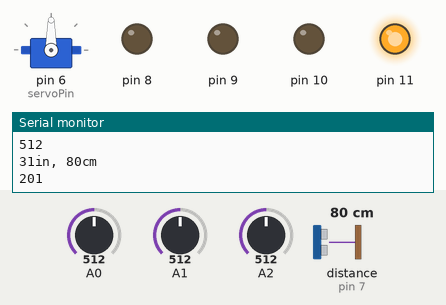
Simulated run of this sketch. Board: Arduino Uno, built with avr-gcc and run on an emulated ATmega328P. Parts: servo, output pins drawn as LEDs (lit = HIGH), the last lines printed to the serial monitor. Wiring (inferred from the names in the program): ultrasonic range finder: trigger pin 7; echo pin 7. Dashed ring = blinking. The inputs (shaded band) are chosen by the test bench; at power-on: distance to the obstacle (sensor on pin 7) 80 cm, A1 = 512, A0 = 512, A2 = 512. The echo pulse lasts 58.3 µs per cm.

Above: at 1.8 s.
1.9 s: distance to the obstacle (sensor on pin 7) set to 24 cm
3.4 s: distance to the obstacle (sensor on pin 7) set to 18 cm
At 4.8 s:
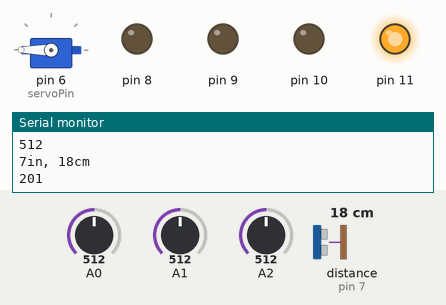
7.5 s: A1 set to 310
9.5 s: A1 set to 285
At 11.34 s:
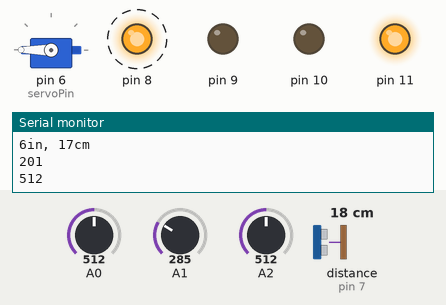
At 12.2 s:
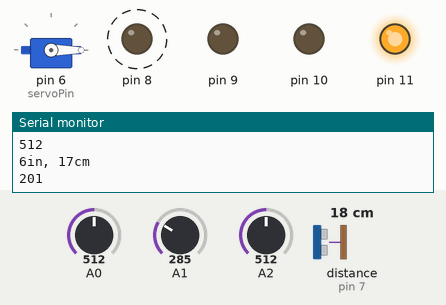
13.6 s: A0 set to 190
17.1 s: A0 set to 169
At 18.2 s:
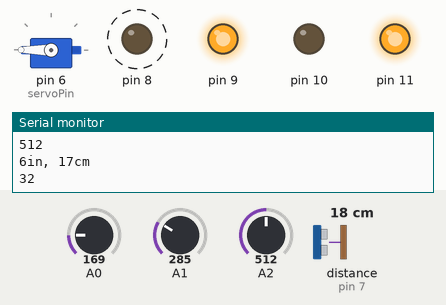
Timing chart, 0 to 21.6 s (numbered marks = the images above; inputs shaded):
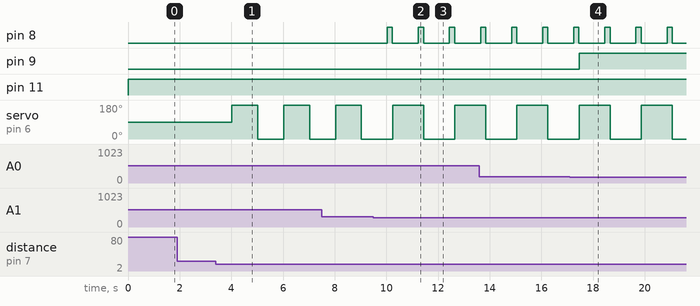

Measured:
- the behaviour switches between 22 and 21 cm on distance to the obstacle (sensor on pin 7) (found by bisection; images 0 and 1)
- the behaviour switches between 300 and 299 on A1 (found by bisection; images 1 and 2)
- the behaviour switches between 184 and 183 on A0 (found by bisection; images 3 and 4)
- after the input at 3.4 s, servo on pin 6 (servoPin): alternates 180° for 1.0 s and 0° for 1.0 s, starting after 0.62 s
- after the input at 9.5 s, pin 8: alternates HIGH for 0.20 s and LOW for 1.0 s, starting after 0.54 s
- after the input at 17.1 s, pin 9: LOW → HIGH after 0.36 s

The sketch:

garden_monitoring_system.ino
```cpp
#include <Servo.h>
int celsius;
int red,blue,green = 0;
int shadow = 0;
int dist = 0;
const int pingPin = 7;
const int servoPin = 6;
int begin = 0;
Servo servo;
void setup()
{
  servo.attach(servoPin);
  pinMode(A0, INPUT);
  pinMode(A1,INPUT);
  pinMode(A2,INPUT);
  pinMode(8,OUTPUT);
  pinMode(11,OUTPUT);
  pinMode(10,OUTPUT);
  pinMode(9,OUTPUT);
  Serial.begin(9600);
}

void loop()
{
  celsius = map(((analogRead(A0) - 20) * 3.04), 0, 1023, -40, 125);
  if(celsius<30)
  {
    red = 0;green = 255;blue = 0;
  }
  else if(celsius>30 && celsius<40)
  {
    red = 255;green = 255;blue = 0;
  }
  else
  {
    red = 255;green = 0;blue = 0;
  }
  dist = analogRead(A2);
  shadow = analogRead(A1);
  Serial.println(dist);
  if(shadow<300){digitalWrite(8,HIGH);delay(200);digitalWrite(8,LOW);}

  // establish variables for duration of the ping, and the distance result
  // in inches and centimeters:
  long duration, inches, cm;

  // The PING))) is triggered by a HIGH pulse of 2 or more microseconds.
  // Give a short LOW pulse beforehand to ensure a clean HIGH pulse:
  pinMode(pingPin, OUTPUT);
  digitalWrite(pingPin, LOW);
  delayMicroseconds(2);
  digitalWrite(pingPin, HIGH);
  delayMicroseconds(5);
  digitalWrite(pingPin, LOW);

  // The same pin is used to read the signal from the PING))): a HIGH pulse
  // whose duration is the time (in microseconds) from the sending of the ping
  // to the reception of its echo off of an object.
  pinMode(pingPin, INPUT);
  duration = pulseIn(pingPin, HIGH);

  // convert the time into a distance
  inches = microsecondsToInches(duration);
  cm = microsecondsToCentimeters(duration);
  if(cm<=20)
  {
    if(begin == 0){begin = 180;}
    else{begin = 0;}
    servo.write(begin);
  }

  Serial.print(inches);
  Serial.print("in, ");
  Serial.print(cm);
  Serial.print("cm");
  Serial.println();

  Serial.println(celsius);
  analogWrite(11,red);
  analogWrite(10,blue);
  analogWrite(9,green);
  delay(1000);
}
long microsecondsToInches(long microseconds) {
  // According to Parallax's datasheet for the PING))), there are 73.746
  // microseconds per inch (i.e. sound travels at 1130 feet per second).
  // This gives the distance travelled by the ping, outbound and return,
  // so we divide by 2 to get the distance of the obstacle.
  // See: https://www.parallax.com/package/ping-ultrasonic-distance-sensor-downloads/
  return microseconds / 74 / 2;
}

long microsecondsToCentimeters(long microseconds) {
  // The speed of sound is 340 m/s or 29 microseconds per centimeter.
  // The ping travels out and back, so to find the distance of the object we
  // take half of the distance travelled.
  return microseconds / 29 / 2;
}
```
